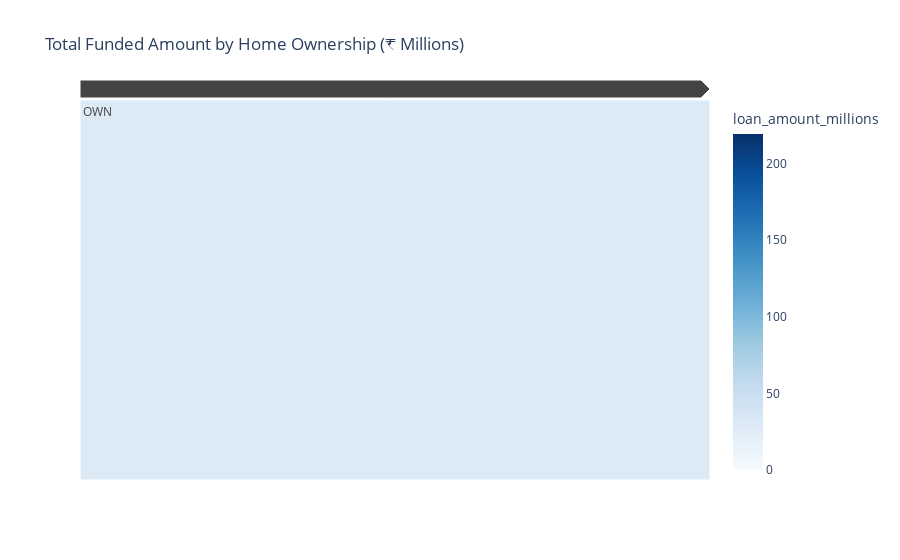

Notebook source saved alongside this figure:
### Markdown cell above
### Home ownership by Total Funded Amount

### Code cell
home_funding = df.groupby('home_ownership')['loan_amount'].sum().reset_index()
home_funding['loan_amount_millions'] = home_funding['loan_amount'] /1_000_000

fig = px.treemap(
    home_funding,
    path=['home_ownership'],
    values='loan_amount_millions',
    color='loan_amount_millions',
    color_continuous_scale='Blues',
    title='Total Funded Amount by Home Ownership (₹ Millions)'
)
fig.show()

### Figure 1 — Plotly figure (JSON) as saved in the notebook; plotly's stock layout.template omitted (floating-point values rounded to 4 significant figures)
{"data": [{"branchvalues": "total", "customdata": [[219.3], [0.0168], [1.045], [29.6], [185.8]], "domain": {"x": [0, 1], "y": [0, 1]}, "hovertemplate": "labels=%{label}<br>loan_amount_millions_sum=%{value}<br>parent=%{parent}<br>id=%{id}<br>loan_amount_millions=%{color}<extra></extra>", "ids": ["MORTGAGE", "NONE", "OTHER", "OWN", "RENT"], "labels": ["MORTGAGE", "NONE", "OTHER", "OWN", "RENT"], "level": "OWN", "marker": {"coloraxis": "coloraxis", "colors": [219.3, 0.0168, 1.045, 29.6, 185.8]}, "name": "", "parents": ["", "", "", "", ""], "type": "treemap", "values": [219.3, 0.0168, 1.045, 29.6, 185.8]}], "layout": {"autosize": true, "coloraxis": {"colorbar": {"title": {"text": "loan_amount_millions"}}, "colorscale": [[0, "rgb(247,251,255)"], [0.125, "rgb(222,235,247)"], [0.25, "rgb(198,219,239)"], [0.375, "rgb(158,202,225)"], [0.5, "rgb(107,174,214)"], [0.625, "rgb(66,146,198)"], [0.75, "rgb(33,113,181)"], [0.875, "rgb(8,81,156)"], [1, "rgb(8,48,107)"]]}, "legend": {"tracegroupgap": 0}, "title": {"text": "Total Funded Amount by Home Ownership (₹ Millions)"}}}
